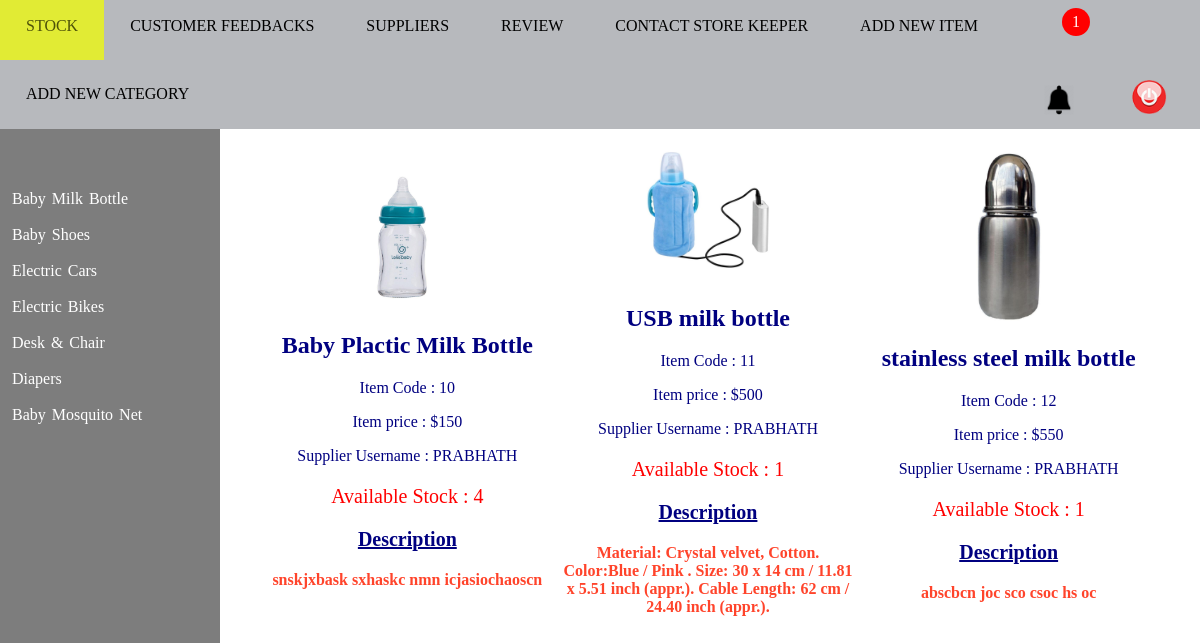
Page /manager/Mone_by_one_stock.php?id=100 (signed in) on the committed database.
### tables this page shows
CREATE TABLE IF NOT EXISTS `category` (
  `category_id` int(10) NOT NULL,
  `category_name` varchar(50) NOT NULL,
  `supplier_name` varchar(50) NOT NULL,
  PRIMARY KEY (`category_id`)
);

CREATE TABLE IF NOT EXISTS `items` (
  `num` int(10) NOT NULL AUTO_INCREMENT,
  `item_name` varchar(100) NOT NULL,
  `item_code` int(10) NOT NULL,
  `item_price` int(10) NOT NULL,
  `category` varchar(100) NOT NULL,
  `supplier_name` varchar(100) NOT NULL,
  `supplier_id` int(10) NOT NULL,
  `image_name` varchar(200) NOT NULL,
  `item_description` varchar(500) NOT NULL,
  PRIMARY KEY (`num`)
);

### manager/Mone_by_one_stock.php (the view, shortened to what this page needs)
<?php require_once('connection.php'); ?>
<html>
<head>
	<link rel="stylesheet" href="Mhome_css.css" type="text/css">
	<link rel="stylesheet" href="Mall_css.css" type="text/css">
</head>
<body bgcolor="white">
	<div class="container">
		<div class="nav">
				<ul class="link_list_for_others" style="z-index: 1">
					<li class="nav_li"><a class="active" href="Mone_by_one_stock.php?id=100"> STOCK </a></li>
				 	<li class="nav_li"><a href="Mcusfeed.php"> CUSTOMER FEEDBACKS </a></li>
				 	<li class="nav_li"><a href="Msuppliers.php"> SUPPLIERS </a></li>
				 	<li class="nav_li" id="dropdown">
  					     <a> REVIEW </a>
				 	</li>
					<li class="nav_li"><a href="M_sk_contact.php"> CONTACT STORE KEEPER </a></li>
					<li class="nav_li"><a href="add_item.php"> ADD NEW ITEM </a></li>
					<li class="nav_li"><a href="M_add_category.php"> ADD NEW CATEGORY </a></li>
				 	<li class="nav_li" style="float: right">
				 		<a href="logout_session.php">
				 			<img class="logoutB" src="../images/logout.png">
				 		</a>
				 	</li>
				 	<li class="nav_li" id="dropdown1" style="float: right">
				 		<a>
				 			 <img class="notimage" src="../images/noti.png">
				 		</a>
				 				  <span id="notifi">
				 		  				1
						 		  </span>
				 	</li>
				</ul>
		</div>
			<div class="middle">
				<ul class="left_nav">
					<h2>Category</h2>
					<br>
					<br>
					<br>
					<?php
									$cata="SELECT * FROM category";
									$rest=mysqli_query($con,$cata);
									while($row=mysqli_fetch_assoc($rest)){
										$cata_id=$row['category_id'];
										echo "<li class=left_nav_li><a href=Mone_by_one_stock.php?id=$cata_id>" .$row['category_name']."</a></li><br>"	;
									}
					?>
				</ul>
					<div class="home_content">
						<table border="0" width="95%" align="center" class="gallery_item_table" cellspacing="10px" cellpadding="0px">
							<tr>
						<?php
							$x="SELECT category_name FROM category WHERE category_id=".$_GET['id'];
							$res=mysqli_query($con,$x);
							$y=mysqli_fetch_assoc($res);
							$cata_name=$y['category_name'];
							$all="SELECT * FROM items WHERE category='$cata_name'";
							$out=mysqli_query($con,$all);
							$count=-1;
							while($raw=mysqli_fetch_assoc($out)){
								$image=$raw['image_name'];
								$iname=$raw['item_name'];
								$price=$raw['item_price'];
								$supplier=$raw['supplier_name'];
								$idesc=$raw['item_description'];
								$icode=$raw['item_code'];
								$a="SELECT qty FROM stock WHERE item_name='$iname'";
								$rslt=mysqli_query($con,$a);
								$RAW=mysqli_fetch_assoc($rslt);
								$avail=$RAW['qty'];
									$count++;
									if($count%3==0){
										echo "</tr> <tr>";
										echo '<td align=center width=30%><img width=150px src=uploads/'.$image.'>';
										echo '
													<h2 class=inside_texts>'
														.$iname.
													'</h2>';
										echo '
													<p  class=pinside_texts>Item Code : '
														.$icode.
													'</p>';
										echo '
													<p  class=pinside_texts>Item price : $'
														.$price.
													'</p>';
										echo '
													<p class=pinside_texts>Supplier Username : '
														.$supplier.
													'</p>';
										echo '
													<p class=avail_stock>Available Stock : '
														.$avail.
													'</p>';
										echo '
													<p style=color:navy;font-size:20px;font-weight:bold><u> Description  </u></p> <p style=font-weight:bold;color:#ff442b>'
														.$idesc.
													'</p><br><br>
											  </td>';
									}else{
										echo '<td align=center width=30%><img width=150px src=uploads/'.$image.'>';
										echo '
													<h2 class=inside_texts>'
														.$iname.
													'</h2>';
										echo '
													<p  class=pinside_texts>Item Code : '
														.$icode.
													'</p>';
										echo '
													<p  class=pinside_texts>Item price : $'
														.$price.
													'</p>';
										echo '
													<p class=pinside_texts>Supplier Username : '
														.$supplier.
													'</p>';
										echo '
													<p class=avail_stock>Available Stock : '
														.$avail.
													'</p>';
										echo '
													<p style=color:navy;font-size:20px;font-weight:bold><u> Description  </u></p> <p style=font-weight:bold;color:#ff442b>'
														.$idesc.
													'</p><br><br>
											  </td>';
									}
							}
						?>
						</table>
					</div>
			</div>
	</div>
</body>
</html>

### manager/Mhome_css.css (style rules this page uses)
body { margin:0; padding:0; background-size:cover; background-position:center; }
.left_nav { list-style-type: none; background-color: #7d7d7d; margin-top: 0px; margin-bottom:3px; padding: 2px; word-spacing: 2px; overflow: hidden; position: fixed; top:8.4%; height: 100%; width: 18%; color: white; }
.left_nav_li a { color: white; margin-left: 10px; text-decoration: none; }
.home_content { width: 80%; right: 1%; position: absolute; background:rgba(0,0,0,0); top: 8.4%; overflow: hidden; }
.inside_texts { color: navy; }
.pinside_texts { color: navy; }
.gallery_item_table { margin-top: 5%; }
.avail_stock { font-size: 20px; color:red; }

### manager/Mall_css.css (style rules this page uses)
body { margin:0; padding:0; background-size:cover; background-position:center; }
.nav { position: fixed; width: 100%; z-index: 1; }
.link_list_for_others { list-style-type: none; background-color: #b7b9bd; margin-top: -8px; margin-bottom:2px; padding: 0; overflow: hidden; width: 100%; top:0; }
.nav_li a { display: block; color: black; text-align: center; padding: 25px 26px; text-decoration: none; }
.nav_li { float: left; }
.active { background-color: #ccff00; }
.notimage { margin-bottom: -11px; width: 30px; }
.LogoutB { margin-top: -5px; margin-bottom: -15px; width: 48px; }
#notifi { position: absolute; top: 8px; right: 110px; padding: 5px 10px; border-radius: 50%; background-color: red; color: white; }

### rows in the picture
category: category_name "Baby Milk Bottle"
category: category_name "Baby Shoes"
category: category_name "Electric Cars"
category: category_name "Electric Bikes"
category: category_name "Desk & Chair"
category: category_name "Diapers"
category: category_name "Baby Mosquito Net"
items: image_name (picture), item_name "Baby Plactic Milk Bottle", item_code "10", item_price "150", supplier_name "PRABHATH", avail "4", item_description "snskjxbask sxhaskc nmn icjasiochaoscn"
items: image_name (picture), item_name "USB milk bottle", item_code "11", item_price "500", supplier_name "PRABHATH", avail "1", item_description "Material: Crystal velvet, Cotton. Color:Blue / Pink . Size: 30 x 14 cm / 11.81 x 5.51 inch (appr.). Cable Length: 62 cm / 24.40 inch (appr.)."
items: image_name (picture), item_name "stainless steel milk bottle", item_code "12", item_price "550", supplier_name "PRABHATH", avail "1", item_description "abscbcn joc sco csoc hs oc"
